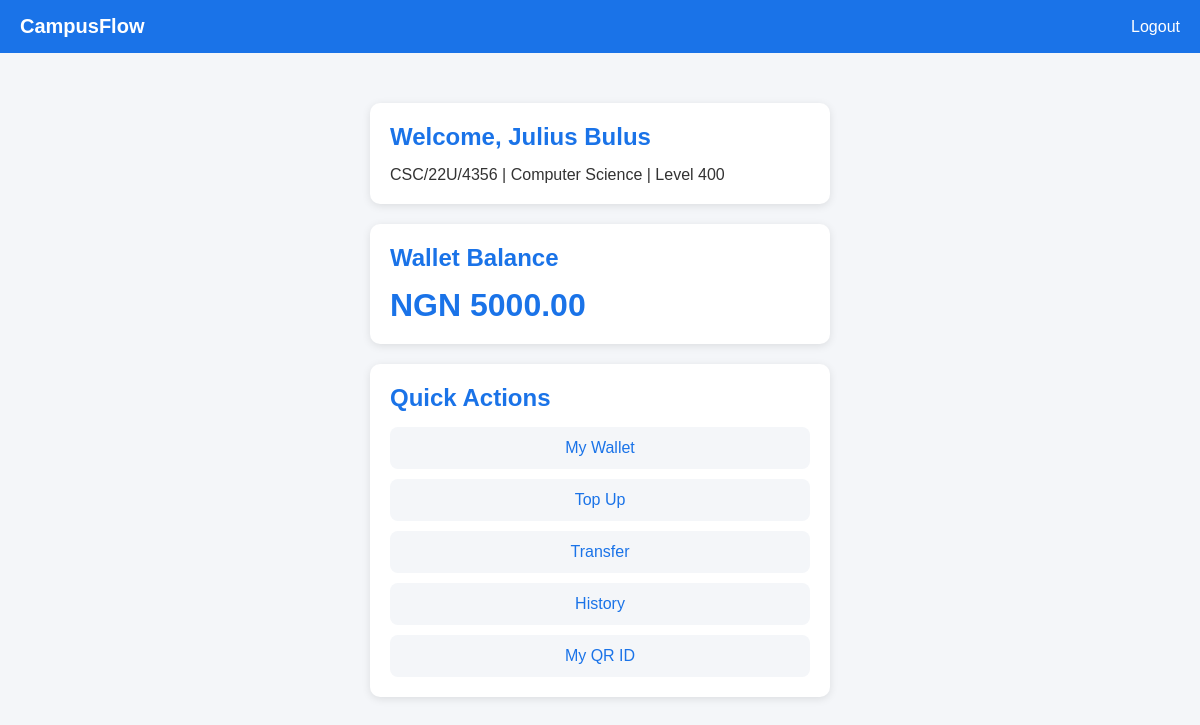
The page /dashboard (signed in) on the database as committed earlier.
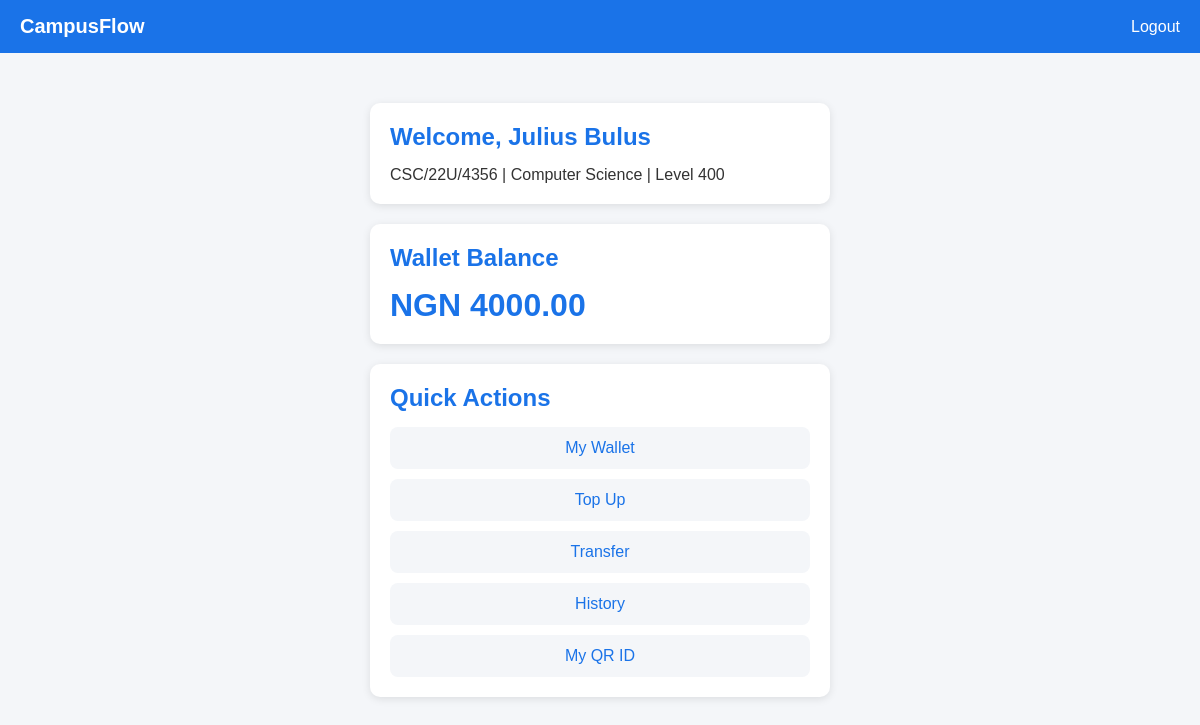
The same page on the database as committed later.
### app/models.py (models this page shows)
class Wallet(db.Model):
    __tablename__ = 'wallets'
    id = db.Column(db.Integer, primary_key=True)
    student_id = db.Column(db.Integer, db.ForeignKey('students.id'))
    balance = db.Column(db.Numeric(15,2), default=0.00)
    currency = db.Column(db.String(10), default='NGN')
    updated_at = db.Column(db.DateTime, default=datetime.utcnow)
    transactions = db.relationship('Transaction', backref='wallet', lazy=True)

### app/auth/routes.py (the view)
@bp.route('/dashboard')
@login_required
def dashboard():
    return render_template('auth/dashboard.html', student=current_user)

### app/__init__.py (called while the page is built)
def create_app():
    app = Flask(__name__)
    app.config.from_object(Config)
    db.init_app(app)
    login_manager.init_app(app)
    migrate.init_app(app, db)
    login_manager.login_view = 'auth.login'
    from app.models import Student
    @login_manager.user_loader
    def load_user(user_id):
        return Student.query.get(int(user_id))
    from app.auth import bp as auth_bp
    app.register_blueprint(auth_bp)
    from app.wallet import bp as wallet_bp
    app.register_blueprint(wallet_bp)
    from app.identity import bp as identity_bp
    app.register_blueprint(identity_bp)
    from app.admin import bp as admin_bp
    app.register_blueprint(admin_bp)
    return app

### app/templates/auth/dashboard.html
{% extends 'base.html' %}
{% block content %}
<div class="card">
    <h2>Welcome, {{ student.full_name }}</h2>
    <p>{{ student.matric_number }} | {{ student.department }} | Level {{ student.level }}</p>
</div>
<div class="card">
    <h2>Wallet Balance</h2>
    <p class="balance">NGN {{ student.wallet.balance }}</p>
</div>
<div class="card">
    <h2>Quick Actions</h2>
    <a class="btn-link" href="/wallet">My Wallet</a>
    <a class="btn-link" href="/topup">Top Up</a>
    <a class="btn-link" href="/transfer">Transfer</a>
    <a class="btn-link" href="/transactions">History</a>
    <a class="btn-link" href="/identity">My QR ID</a>
</div>
{% endblock %}

Rows that differ between the two databases and show on the page:
changed Wallet: wallet.balance "5000.00" → "4000.00"
